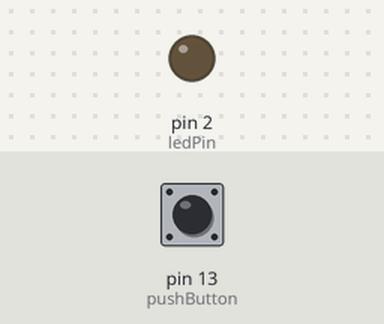
Recording of a sketch running on a simulated Arduino Uno, built with avr-gcc and run on an emulated ATmega328P. Shown: output pins drawn as LEDs (lit = HIGH). Inputs (shaded band) come from the test bench; at power-on: pin 13 (pushButton) LOW. What the sketch prints to the serial monitor is not drawn.

Above: at 2.5 s.
At 7.5 s:
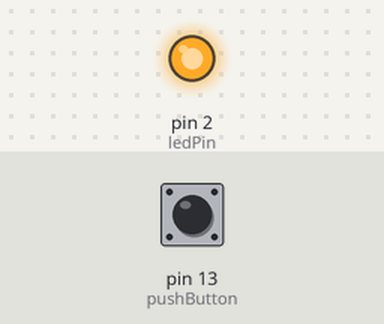
Timing chart, 0 to 13.0 s (numbered marks = the images above):
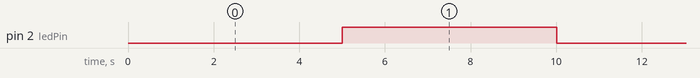

The sketch:

Delay.ino
```cpp
/*

 Delay problem :
 Goal of the program : Blink an LED and show the push button state on the Serial Monitor without using the delay() command.
 Main Theme : Creating a delay effect without stopping the whole program + Digital Input.

*/

int pushButton = 13;                // Sets the pin used for the push button (and reads its state)
const int ledPin = 2;               // Pin where the LED is connected
int ledState = LOW;                 // Stores whether the LED is currently on or off

unsigned long previousMillis = 0;   // Stores the last time the LED was updated
const long interval = 5000;         // Time interval (in ms) before the LED changes state


void setup() {

  Serial.begin(9600);               // Starts communication with the Serial Monitor
  pinMode(ledPin, OUTPUT);          // LED pin set as output
  pinMode(pushButton, INPUT);       // Push button pin set as input

}


void loop() {

  int buttonState = digitalRead(pushButton);   // Reads the state of the push button
  Serial.print("buttonState = ");              // Prints label for clarity
  Serial.println(buttonState);                 // Prints the push button value
  delay(1);                                    // Small delay for Serial Monitor stability


  unsigned long currentMillis = millis();      // Gets the current time since the program started


  // Checks if the amount of time passed is equal or greater than the set interval
  if (currentMillis - previousMillis >= interval) {

    previousMillis = currentMillis;            // Updates the saved time to the current moment

    // Toggles the LED state (if LOW -> HIGH, if HIGH -> LOW)
    if (ledState == LOW) {
      ledState = HIGH;
    }
    else {
      ledState = LOW;
    }

    digitalWrite(ledPin, ledState);            // Applies the new LED state to the pin
  }


  Serial.println(ledState);                    // Prints the current LED state

}
```

Measured:
- by itself, pin 2 (ledPin): alternates HIGH for 5.0 s and LOW for 5.0 s
